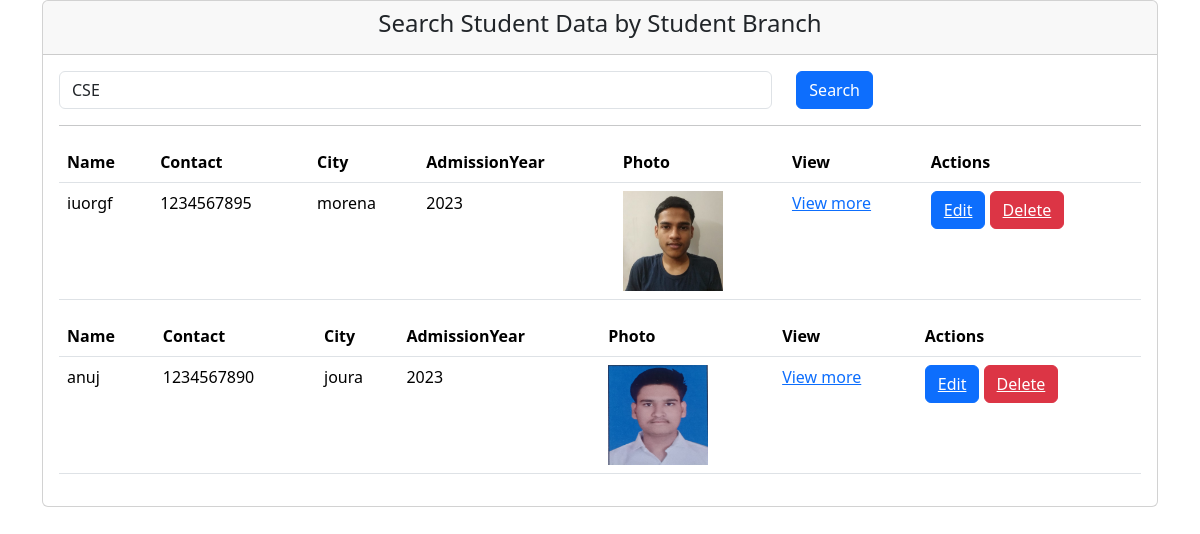
The page /branch_search.php?Branch=CSE (signed in) on the database its author committed.
### tables this page shows
CREATE TABLE `student_data` (
  `ID` int(11) NOT NULL,
  `FullName` varchar(100) NOT NULL,
  `City` varchar(50) NOT NULL,
  `StudentContact` varchar(20) NOT NULL,
  `AlternateNumber` int(15) NOT NULL,
  `School` varchar(50) NOT NULL,
  `Gender` varchar(10) NOT NULL,
  `DOB` date NOT NULL,
  `Email` varchar(50) NOT NULL,
  `Course` varchar(20) NOT NULL,
  `Branch` varchar(20) NOT NULL,
  `Category` varchar(30) NOT NULL,
  `State` varchar(30) NOT NULL,
  `FatherName` varchar(40) NOT NULL,
  `FatherEmail` varchar(50) NOT NULL,
  `FatherContact` varchar(20) NOT NULL,
  `FatherOccu` varchar(30) NOT NULL,
  `MotherName` varchar(40) NOT NULL,
  `MotherContact` varchar(20) NOT NULL,
  `LocalAdd` varchar(40) NOT NULL,
  `PermanentAdd` varchar(40) NOT NULL,
  `AdmissionYear` year(4) NOT NULL,
  `AdmissionDate` date NOT NULL,
  `AdmissionCategory` varchar(20) NOT NULL,
  `TotalFee` varchar(30) NOT NULL,
  `BusFee` varchar(30) NOT NULL,
  `10THMarksheet` varchar(200) NOT NULL,
  `12THMarksheet` varchar(200) NOT NULL,
  `AadharCard` varchar(200) NOT NULL,
  `PanCard` varchar(200) NOT NULL,
  `CasteCertificate` varchar(200) NOT NULL,
  `IncomeCertificate` varchar(200) NOT NULL,
  `TC` varchar(200) NOT NULL,
  `Migration` varchar(200) NOT NULL,
  `Photo` varchar(200) NOT NULL
);

### branch_search.php (the view, shortened to what this page needs)
<?php
include_once 'connection.php';
?>
<!DOCTYPE html>
<html lang="en">
<head>
    <link href="https://cdn.jsdelivr.net/npm/bootstrap@5.3.3/dist/css/bootstrap.min.css" rel="stylesheet">
</head>
<body>
    <div class="col-md-12">
        <div class="container">
            <div class="row justify-content-center">
                <div class="col-md-12">
                    <div class="card mt-12">
                        <div class="card-header text-center">
                        <h4>Search Student Data by Student Branch</h4>
                    </div>
                        <div class="card-body">
                            <form action="" method="GET">
                                <div class="row">
                                    <div class="col-md-8">
                                        <input type="text" name="Branch" value="<?php if (isset($_GET['Branch'])) {
                                        echo $_GET['Branch']; } ?>" class="form-control" placeholder="Search student by Branch...">
                                    </div>
                                    <div class="col-md-4">
                                        <button type="submit" class="btn btn-primary">Search</button>
                                    </div>
                                </div>
                            </form>
                            <div class="row">
                                <div class="col-md-12">
                                    <hr>
                                    <?php
                                    if (isset($_GET['Branch'])) {
                                        $Branch = $_GET['Branch'];
                                        $query = "SELECT * FROM student_data WHERE Branch='$Branch' ";
                                        $query_run = mysqli_query($con, $query);
                                        if (mysqli_num_rows($query_run) > 0) {
                                            foreach ($query_run as $row) {
                                    ?>
                                                <table class="table table-hover">
                                                    <tr>
                                                        <th>Name</th>
                                                        <th>Contact</th>
                                                        <th>City</th>
                                                        <th>AdmissionYear</th>
                                                        <th>Photo</th>
                                                        <th>View</th>
                                                        <th>Actions</th>
                                                    </tr>
                                                    <tr>
                                                        <td><?php echo "{$row['FullName']}" ?></td>
                                                        <td><?php echo "{$row['StudentContact']}" ?></td>
                                                        <td><?php echo "{$row['City']}" ?></td>
                                                        <td><?php echo "{$row['AdmissionYear']}" ?></td>
                                                        <td><img height="100px" width="100px" src="<?php echo "{$row['Photo']}" ?>"></td>
                                                        <td>
                                                            <?php
                                                            echo "
                                                            <a href='dash_view_page.php?ID={$row['ID']}'> View more</a>";
                                                            ?>
                                                        </td>
                                                        <td>
                                                            <?php
                                                            echo "
                                                            <button class='btn btn-primary'>
                                                            <a style='color: white;' class='action' href='dash_edit_page.php?ID={$row['ID']}'>Edit
                                                            </a>
                                                            </button>
                                                            <button class='delete btn btn-danger'>
                                                            <a style='color: white;' onClick=\"javascript:return confirm('Are you sure to delete this?');\" class='action' href='dash_delete_panel.php?ID={$row['ID']}'>Delete
                                                            </a>
                                                            </button>";
                                                            ?>
                                                        </td>
                                                    </tr>
                                                </table>
                                    <?php
                                            }
                                        } else {
                                            echo "No Record Found";
                                        }
                                    }
                                    ?>
                                </div>
                            </div>
                        </div>
                    </div>
                </div>
            </div>
        </div>
    </div>
</body>
</html>

### rows shown on the page
student_data: FullName "iuorgf", StudentContact "1234567895", City "morena", AdmissionYear "2023", Photo (picture)
student_data: FullName "anuj", StudentContact "1234567890", City "joura", AdmissionYear "2023", Photo (picture)
